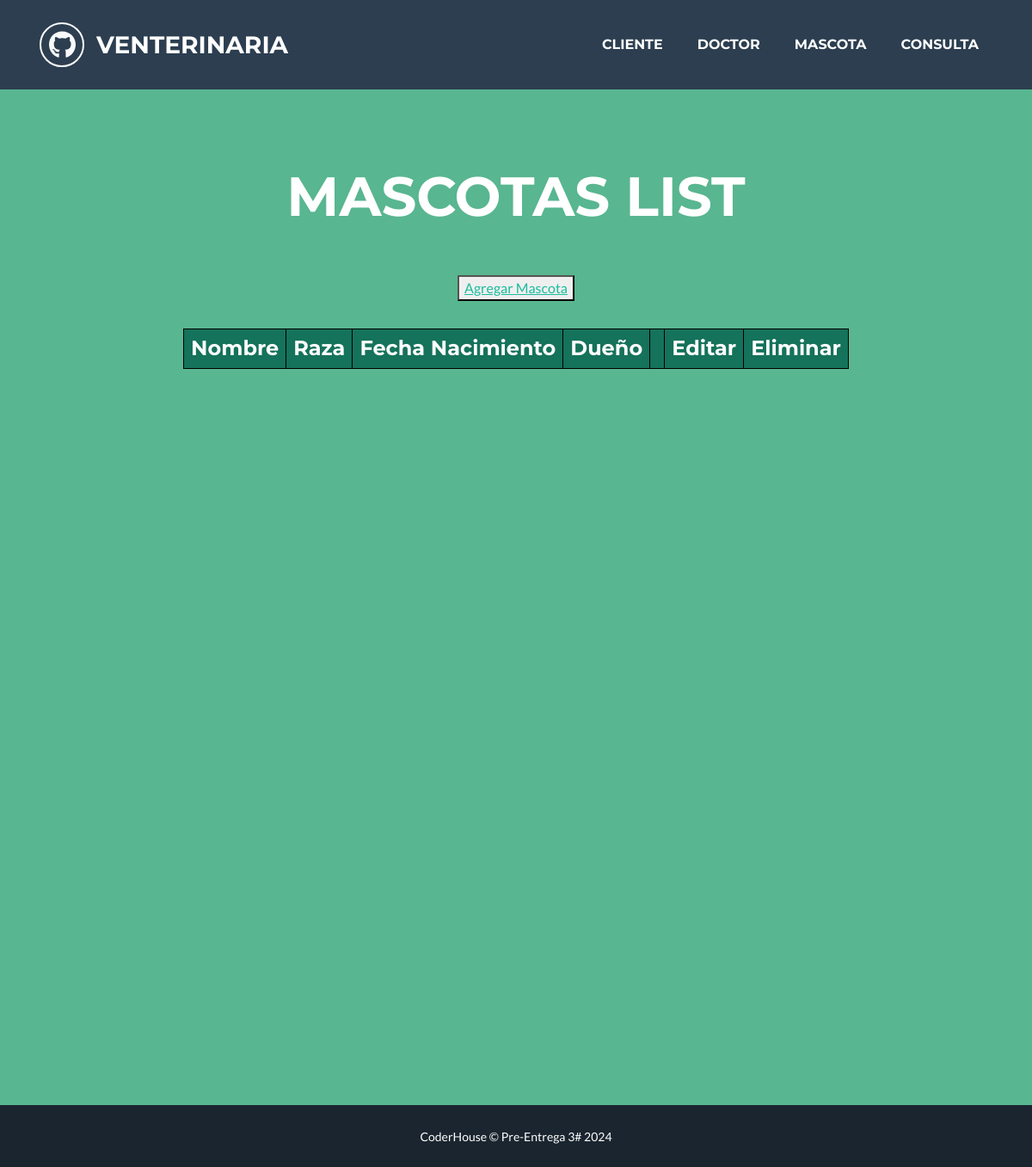
The page /mascotas/list on the database as committed earlier.
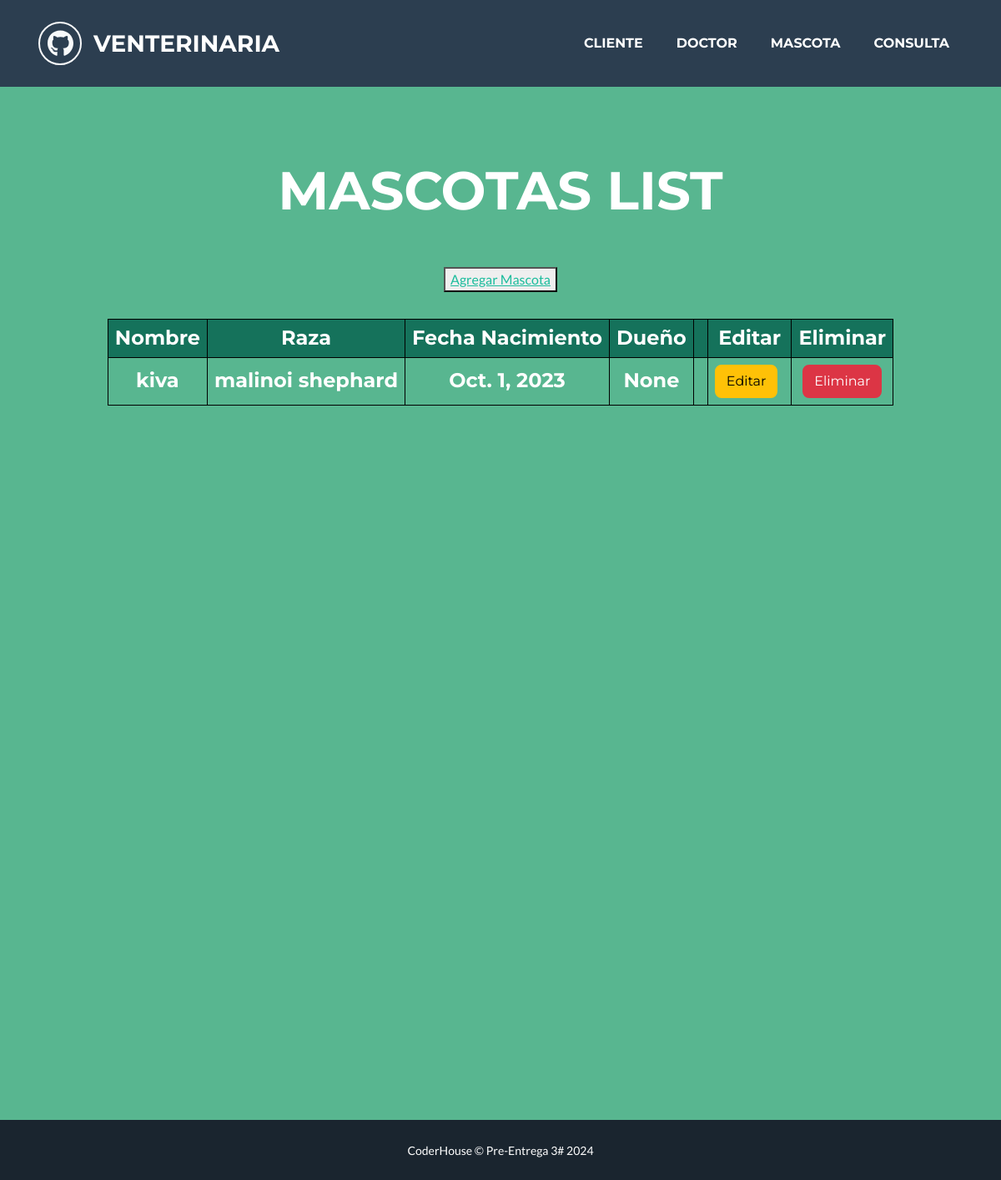
The same page on the database as committed later.
### apps/core/models.py (models this page shows, shortened)
class Mascota(models.Model):
    nombreMascota = models.CharField(max_length=100, null=False, blank=False)
    razaMascota = models.CharField(max_length=100, null=False, blank=False)
    descripcionMascota = models.CharField(max_length=100, null=True, blank=True)
    fechanacimientoMascota = models.DateField(null=False, blank=False)
    nombreDueno = models.ForeignKey(Cliente, null=True, blank=True, on_delete = models.CASCADE)
    class Model:
        verbose_name = "mascota"
        verbose_name_plural = "mascotas"

### apps/core/views.py (the view)
# urls.py: path('mascotas/list', views.MascotaListView.as_view(), name='mascotas_list'),
class MascotaListView(ListView):
    model = Mascota
    template_name = 'core/mascotas_list.html'

### apps/core/templates/core/mascotas_list.html
{% extends 'core/base.html' %}
{% block content %}
    <header style="padding-top: calc(6rem + 104px); padding-bottom: 53rem;" class="masthead bg-primary text-white text-center" >
        <div class="container d-flex align-items-center flex-column">
            <h2 class="masthead-heading text-uppercase mb-0">Mascotas List</h2>
            <button style="margin-top: 4rem;"><a href="{% url 'mascotas_form' %}"> Agregar Mascota</a></button>
            <h4 style="margin-top: 2rem; max-width: 1000px;">
                <table style="border-collapse: collapse; width: 100%; border: 1px solid black;">
                    <thead>
                        <tr style="border: 1px solid black; background-color: #15725b;">
                            <th style="border: 1px solid black; padding: 8px;">Nombre</th>
                            <th style="border: 1px solid black; padding: 8px;">Raza</th>
                            <th style="border: 1px solid black; padding: 8px;">Fecha Nacimiento</th>
                            <th style="border: 1px solid black; padding: 8px;">Dueño</th>
                            <th style="border: 1px solid black; padding: 8px;"></th>
                            <th style="border: 1px solid black; padding: 8px;">Editar</th>
                            <th style="border: 1px solid black; padding: 8px;">Eliminar</th>
                        </tr>
                    </thead>
                    <tbody>
                        {% for x in object_list %}
                        <tr style="border: 1px solid black;">
                            <td style="border: 1px solid black; padding: 8px;">{{ x.nombreMascota }}</td>
                            <td style="border: 1px solid black; padding: 8px;">{{ x.razaMascota }}</td>
                            <td style="border: 1px solid black; padding: 8px;">{{ x.fechanacimientoMascota }}</td>
                            <td style="border: 1px solid black; padding: 8px;">{{ x.nombreDueno }}</td>
                            <td style="border: 1px solid black; padding: 8px;"></td>
                            <td style="border: 1px solid black; padding: 8px;">
                                <a href="{% url 'mascotas_update' x.id %}" class="btn btn-warning me-2">Editar</a>
                            </td>
                            <td style="border: 1px solid black; padding: 8px;">
                                <a href="{% url 'mascotas_delete' x.id %}" class="btn btn-danger">Eliminar</a>
                            </td>
                        </tr>
                        {% endfor %}
                    </tbody>
                </table>
            </h4>
        </div>
    </header>
{% endblock content %}

Rows that differ between the two databases and show on the page:
added Mascota: nombreMascota "kiva", razaMascota "malinoi shephard", fechanacimientoMascota "Oct. 1, 2023", nombreDueno "None"
